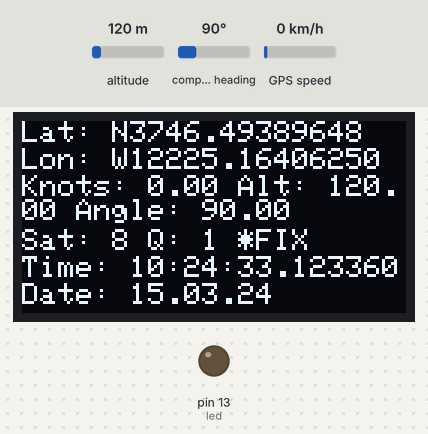
A sketch run on a simulated Arduino Uno, built with avr-gcc and run on an emulated ATmega328P. Shown: 128×64 one-colour display, output pins drawn as LEDs (lit = HIGH). Inputs (shaded band) come from the test bench; at power-on: altitude 120 m, compass heading 90°, GPS speed 0 km/h. The GPS gets a fix after 3 s at 37.7749, -122.4194 with 8 satellites.

Above: at 3.2 s.
3.3 s: altitude set to 20 m
At 4.9 s:
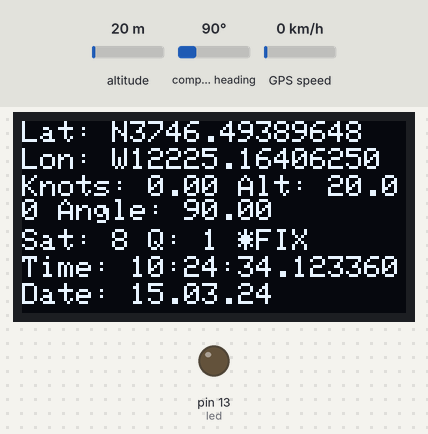
6.6 s: compass heading set to 7°
At 7.7 s:
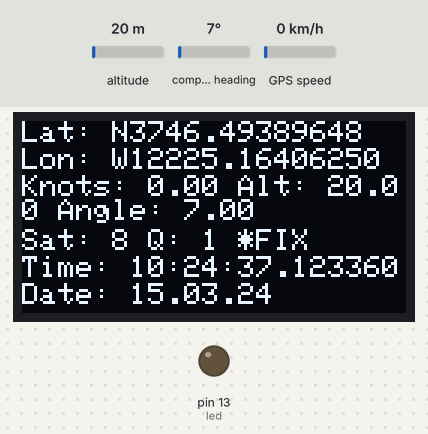
9.6 s: GPS speed set to 2 km/h
At 10.9 s:
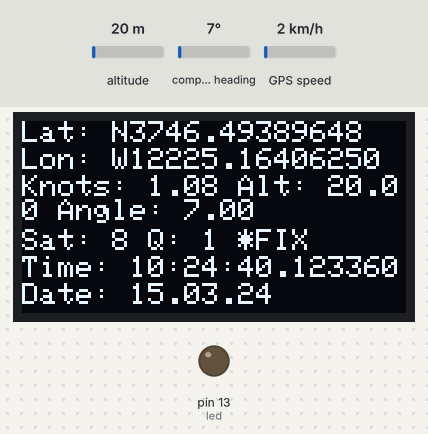
12.6 s: altitude set to 250 m
At 14.0 s:
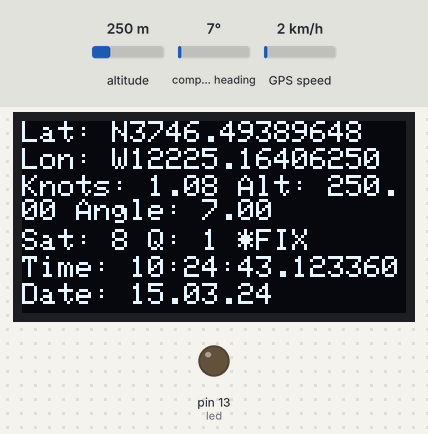
Timing chart, 0 to 15.6 s (numbered marks = the images above; inputs shaded):
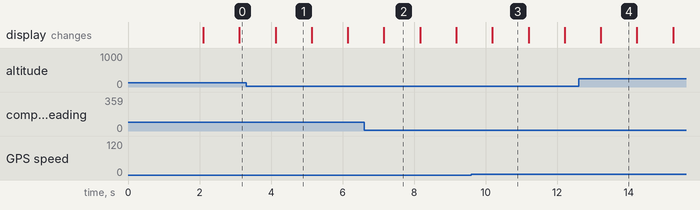

The sketch:

new_oled_gps.ino
```cpp
// -------------- prepare led

int led = 13;

// -------------- prepare gps

#include <Adafruit_GPS.h>
#include <SoftwareSerial.h>

SoftwareSerial mySerial(8, 1);
Adafruit_GPS GPS(&mySerial);

#include <SPI.h>
#include <Wire.h>

// -------------- prepare display

#include <Adafruit_GFX.h>
#include <Adafruit_SSD1306.h>

#define OLED_RESET 4
Adafruit_SSD1306 display(OLED_RESET);

// Timer
uint32_t timer = millis();

void setup() {

  pinMode(led, OUTPUT);

  display.begin(SSD1306_SWITCHCAPVCC, 0x3C);
  display.setTextColor(WHITE);
  display.clearDisplay();

  display.setCursor(6, 0);
  display.setTextSize(2);
  display.println("*SUPERGPS*");
  display.display();
  display.setTextSize(1);

  GPS_Setup();

}

// steinbühlallee 7.5565392000000005,47.5460134,0.0 7.5569844,47.5472409,0.0
// mein balkon 7.556521099999999,47.5459718,0.0 7.556664600000001,47.5463547,0.0

void loop() {

  //GPS_Tick();

  char c = GPS.read();

  // if you want to debug, this is a good time to do it!
  if ((c)) {
    Serial.write('Serial.read() '); Serial.write(c);
  }


  // if millis() or timer wraps around, we'll just reset it
  if (timer > millis())  timer = millis();

  // approximately every 2 seconds or so, print out the current stats
  if (millis() - timer > 100) {

    timer = millis(); // reset the timer

    // blink led
       if (millis() - timer > 10) {
        digitalWrite(led, HIGH);
      }

      if (millis() - timer > 20) {
        digitalWrite(led, LOW);
      }

    // if a sentence is received, we can check the checksum, parse it...
    if (GPS.newNMEAreceived()) {
      // a tricky thing here is if we print the NMEA sentence, or data
      // we end up not listening and catching other sentences!
      // so be very wary if using OUTPUT_ALLDATA and trytng to print out data
      // Serial.println(GPS.lastNMEA());   // this also sets the newNMEAreceived() flag to false


      if (!GPS.parse(GPS.lastNMEA()))   // this also sets the newNMEAreceived() flag to false
        return;  // we can fail to parse a sentence in which case we should just wait for another
    }

    // https://github.com/openhomeautomation/arduino-geofencing/blob/master/geo_fencing_io/geo_fencing_io.ino

    display.clearDisplay();

    display.setCursor(0, 0);
    display.print("Lat: "); display.print(GPS.lat); display.print(GPS.latitude, 8);

    display.setCursor(0, 9);
    display.print("Lon: "); display.print(GPS.lon); display.print(GPS.longitude, 8);

    display.setCursor(0, 18);
    display.print("Knots: "); display.print(GPS.speed); display.print(" Alt: "); display.print(GPS.altitude); display.print(" Angle: "); display.print(GPS.angle);

    display.setCursor(0, 36);
    display.print("Sat: "); display.print(GPS.satellites, DEC);
    display.print(" Q: ");  display.print(GPS.fixquality, DEC);
    if (GPS.fix <= 0) {
      display.print(" *NO FIX");
    } else {
      display.print(" *FIX  ");
    }

    display.setCursor(0, 45);
    display.print("Time: ");
    if (GPS.hour < 10)      {
      display.print('0');
    } display.print(GPS.hour, DEC); display.print(':');
    if (GPS.minute < 10)    {
      display.print('0');
    } display.print(GPS.minute, DEC); display.print(':');
    if (GPS.seconds < 10)   {
      display.print('0');
    } display.print(GPS.seconds, DEC);

    display.print('.');
    if (GPS.milliseconds < 100)      {
      display.print('00');
    } else if (GPS.milliseconds < 10) {
       display.print('0');
    }
    display.print(GPS.milliseconds, DEC);

    display.setCursor(0, 54);
    display.print("Date: ");
    if (GPS.day < 10)      {
      display.print('0');
    }
    display.print(GPS.day, DEC); display.print('.');
    if (GPS.month < 10)      {
      display.print('0');
    }
    display.print(GPS.month, DEC); display.print('.');
    display.print(GPS.year, DEC);

    display.display();

    Serial.print("\nTime: ");
    Serial.print(GPS.hour, DEC); Serial.print(':');
    Serial.print(GPS.minute, DEC); Serial.print(':');
    Serial.print(GPS.seconds, DEC); Serial.print('.');
    Serial.println(GPS.milliseconds);
    Serial.print("Date: ");
    Serial.print(GPS.day, DEC); Serial.print('/');
    Serial.print(GPS.month, DEC); Serial.print("/20");
    Serial.println(GPS.year, DEC);
    Serial.print("Fix: "); Serial.print((int)GPS.fix);
    Serial.print(" quality: "); Serial.println((int)GPS.fixquality);
    Serial.print(" satellites: "); Serial.println((int)GPS.satellites);

    if (GPS.fix) {
      Serial.print("Location: ");
      Serial.print(GPS.latitude, 4); Serial.print(GPS.lat);
      Serial.print(", ");
      Serial.print(GPS.longitude, 4); Serial.println(GPS.lon);

      Serial.print("Speed (knots): "); Serial.println(GPS.speed);
      Serial.print("Angle: "); Serial.println(GPS.angle);
      Serial.print("Altitude: "); Serial.println(GPS.altitude);
      Serial.print("Satellites: "); Serial.println((int)GPS.satellites);
    }
  }
}

void GPS_Setup()
{
  // 9600 NMEA is the default baud rate for Adafruit MTK GPS's- some use 4800
  GPS.begin(9600);

    //GPS.begin(57600);
    //GPS.sendCommand(PMTK_SET_BAUD_57600);


  // uncomment this line to turn on RMC (recommended minimum) and GGA (fix data) including altitude
  // required for number of SATS and altitude.
  //GPS.sendCommand(PMTK_SET_NMEA_OUTPUT_RMCGGA);

  // uncomment this line to turn on only the "minimum recommended" data
  //GPS.sendCommand(PMTK_SET_NMEA_OUTPUT_RMCONLY);
  // For parsing data, we don't suggest using anything but either RMC only or RMC+GGA since
  // the parser doesn't care about other sentences at this time

    GPS.sendCommand(PMTK_SET_NMEA_OUTPUT_ALLDATA);


  // Set the update rate
  GPS.sendCommand(PMTK_SET_NMEA_UPDATE_10HZ);   // 10 Hz update rate
  // For the parsing code to work nicely and have time to sort thru the data, and
  // print it out we don't suggest using anything higher than 1 Hz

  // Request updates on antenna status, comment out to keep quiet
  // ************************************************************
  GPS.sendCommand(PGCMD_ANTENNA);  // required to get PGTOP working
  // Commnets: brycej date: 02/18/2014
  // I think this is incorrect and needs to be updated in the header files
  // FORMAT: $PGTOP,11,value*checksum
  //    1. Active Antenna Shorted
  //    2. Using Internal Antenna $PGTOP,11,2*6E
  //    3. Using Active Antenna   $PGTOP,11,3*6F
  //
  //GPS.sendCommand(PGTOP_ANTENNA);
  //delay(500);

  delay(1000);
  // Ask for firmware version
  GPS.sendCommand(PMTK_Q_RELEASE);
  delay(1000);
}

// Read in and tick the GPS class
void GPS_Tick()
{

  // 'hand query' the GPS for new data
  // read data from the GPS in the 'main loop'
  char c = GPS.read();

  if ((c)) {
    Serial.write(c);
  }

  // if a sentence is received, we can check the checksum, parse it...
  if (GPS.newNMEAreceived())
  {
    if (!GPS.parse(GPS.lastNMEA()))   // this also sets the newNMEAreceived() flag to false
      return;  // we can fail to parse a sentence in which case we should just wait for another
  }
}
```

Measured:
- what the display in image 1 shows lasts 1.0 s, from 4.1 s to 5.1 s
